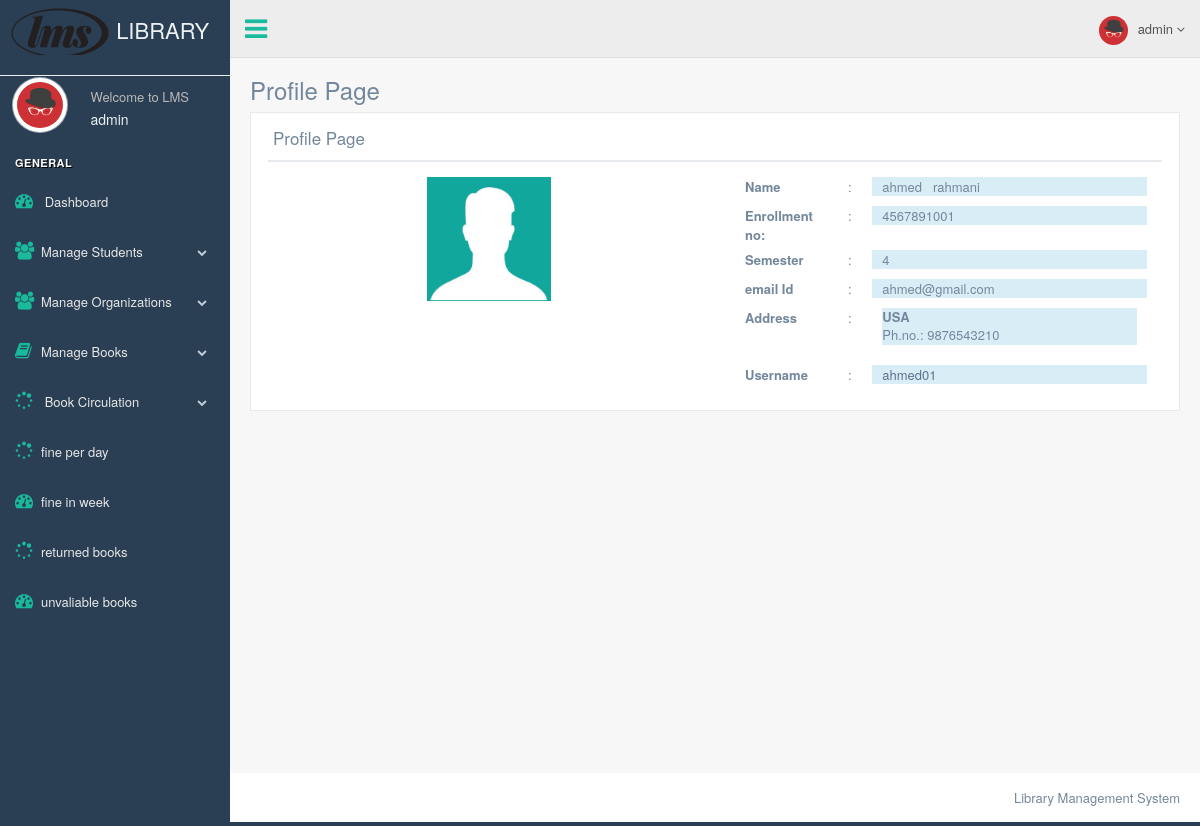
Page /librarian/student_profile.php?id=1 (signed in) on the committed database.
### tables this page shows
CREATE TABLE `student_registration` (
  `id` int(5) NOT NULL,
  `firstname` varchar(50) NOT NULL,
  `lastname` varchar(50) NOT NULL,
  `sem` varchar(20) NOT NULL,
  `enrollment_no` varchar(20) NOT NULL,
  `email` varchar(50) NOT NULL,
  `username` varchar(50) NOT NULL,
  `password` varchar(50) NOT NULL,
  `conf_password` varchar(50) NOT NULL,
  `contact` varchar(20) NOT NULL,
  `address` varchar(1024) NOT NULL,
  `added_on` date NOT NULL,
  `status` varchar(10) NOT NULL
);

### librarian/student_profile.php (the view, shortened to what this page needs)
<?php
    include "header.php";
    include "connection.php"
?>
        <div class="right_col" role="main">
            <div class="">
                <div class="page-title">
                    <div class="title_left">
                        <h3>Profile Page</h3>
                    </div>
                </div>
                <div class="clearfix"></div>
                <div class="row" style="min-height:500px">
                    <div class="col-md-12 col-sm-12 col-xs-12">
                        <div class="x_panel">
                            <div class="x_title">
                                <h2>Profile Page</h2>
                                <div class="clearfix"></div>
                            </div>
                            <div class="x_content">
                            <?php
                                $id = $_GET['id'];
                                $res = mysqli_query($db_connect, "SELECT * FROM `student_registration` WHERE id = $id ");
                                $row = mysqli_fetch_array($res);
                            ?>
                                <div class="row">
                                    <div class="col-md-6">
                                        <img src="images/student_profile.jpg" alt="user_profile" class="col-md-4 col-md-push-4">
                                    </div>
                                    <div class="col-md-6">
                                        <div class="col-md-12">
                                            <label class="col-md-3 control-label"> Name </label>
                                            <span class="col-md-1"> : </span>
                                            <p class="col-md-8 bg-info"> <?php echo  $row["firstname"]; ?> &nbsp; <?php echo  $row["lastname"]; ?> </p>
                                        </div>
                                        <div class="col-md-12">
                                            <label class="col-md-3"> Enrollment no: </label>
                                            <span class="col-md-1"> : </span>
                                            <p class="col-md-8 bg-info"> <?php echo  $row["enrollment_no"]; ?> </p>
                                        </div>
                                        <div class="col-md-12">
                                            <label class="col-md-3"> Semester </label>
                                            <span class="col-md-1"> : </span>
                                            <p class="col-md-8 bg-info"> <?php echo  $row["sem"]; ?> </p>
                                        </div>
                                        <div class="col-md-12">
                                            <label class="col-md-3"> email Id </label>
                                            <span class="col-md-1"> : </span>
                                            <p class="col-md-8 bg-info"> <?php echo  $row["email"]; ?> </p>
                                        </div>
                                        <div class="col-md-12">
                                            <label class="col-md-3 "> Address </label>
                                            <span class="col-md-1"> : </span>
                                            <lable class="col-md-8">
                                                    <address class=" bg-info">
                                                        <strong> <?php echo  $row["address"]; ?></strong><br>
                                                        <span>Ph.no.:</span> <?php echo  $row["contact"]; ?>
                                                    </address>
                                            </lable>
                                        </div>
                                        <div class="col-md-12">
                                            <label class="col-md-3"> Username </label>
                                            <span class="col-md-1"> : </span>
                                            <p class="col-md-8 bg-info"> <a href="mailto:#"><?php echo  $row["username"] ?></a> </p>
                                        </div>
                                    </div>
                                </div>
                            </div>
                        </div>
                    </div>
                </div>
            </div>
        </div>
<?php
    include "footer.php";
?>

### rows in the picture
student_registration: firstname "ahmed", lastname "rahmani", enrollment_no "4567891001", sem "4", email "ahmed@gmail.com", address "USA", contact "9876543210", username "ahmed01"

### other values in the picture
$_SESSION["librarian"] "admin"
